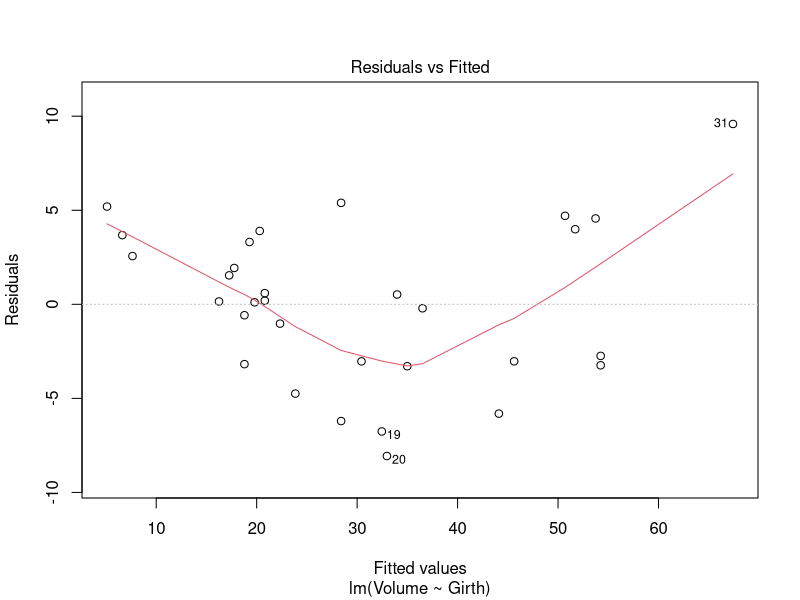
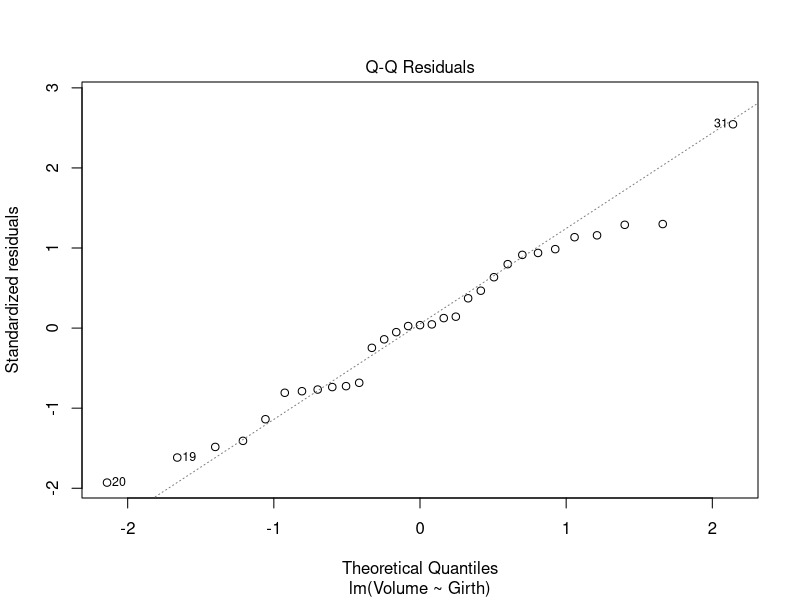
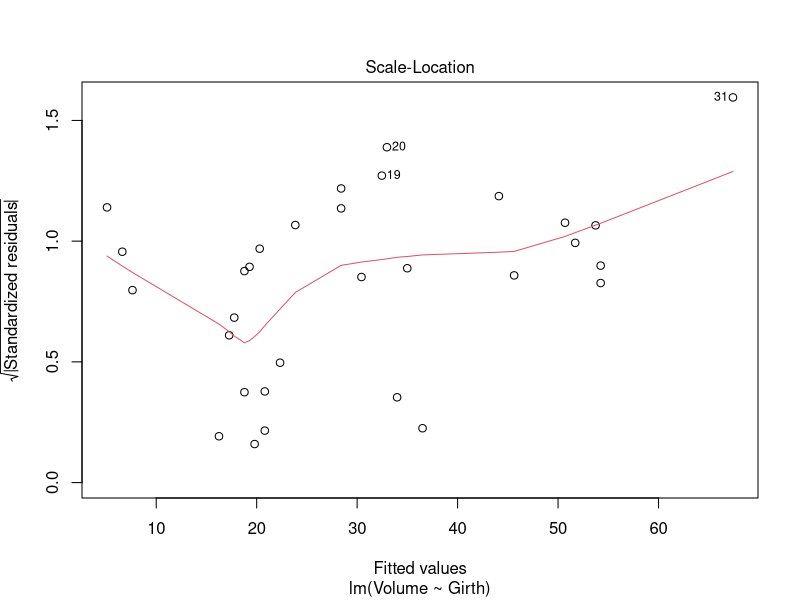
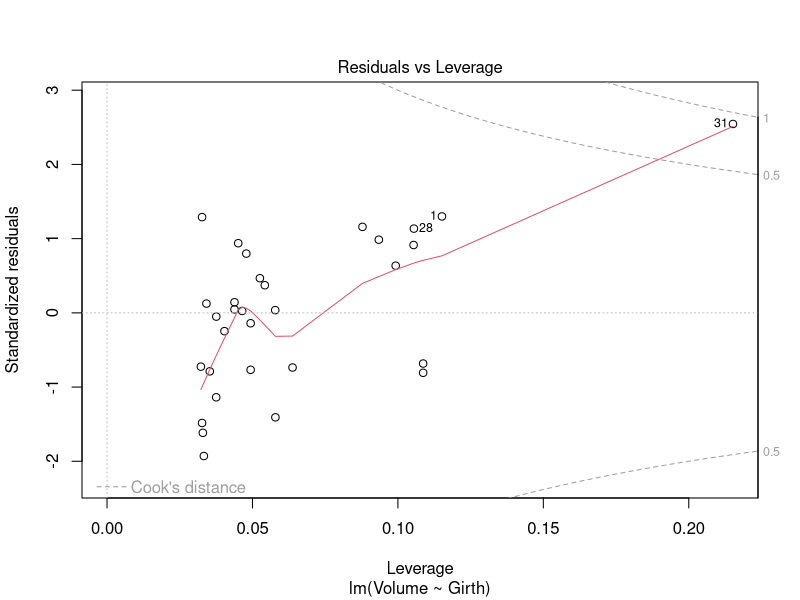
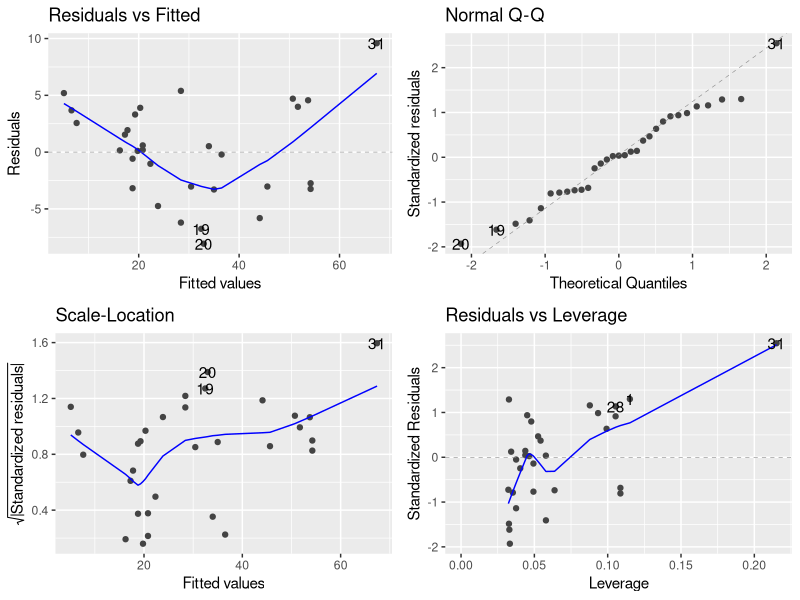

Recreate these plots in R, in order. (Note: this script raises an error after producing the figures.)
#### LINEAR
# Create linear model: res
res <- lm(Volume ~ Girth, data = trees)

# Plot res
plot(res)

# Import ggfortify and use autoplot()
library(ggfortify)
autoplot(res, ncol = 2)


#### TIMESERIES
setwd("E:/Datacamp/R/GGplot/Part 3 - Advanced plots and ggplot2 internals")
Canada = dget('Canada.txt')

# Inspect structure of Canada
str(Canada)

# Call plot() on Canada
plot(Canada)

# Call autoplot() on Canada
autoplot(Canada)


#### DISTANCE MATRICES AND MULTI-DIMENSIONAL SCALING
# Autoplot + ggplot2 tweaking
autoplot(eurodist) + 
  coord_fixed()

# Autoplot of MDS
autoplot(cmdscale(eurodist, eig = TRUE), 
         label = TRUE, 
         label.size = 3, 
         size = 0)


#### KMEANS
# Perform clustering
iris_k <- kmeans(iris[-5], 3)

# Autoplot: color according to cluster
autoplot(iris_k, data = iris, frame = TRUE)

# Autoplot: above, plus shape according to species
autoplot(iris_k, data = iris, frame = TRUE, shape = 'Species')
